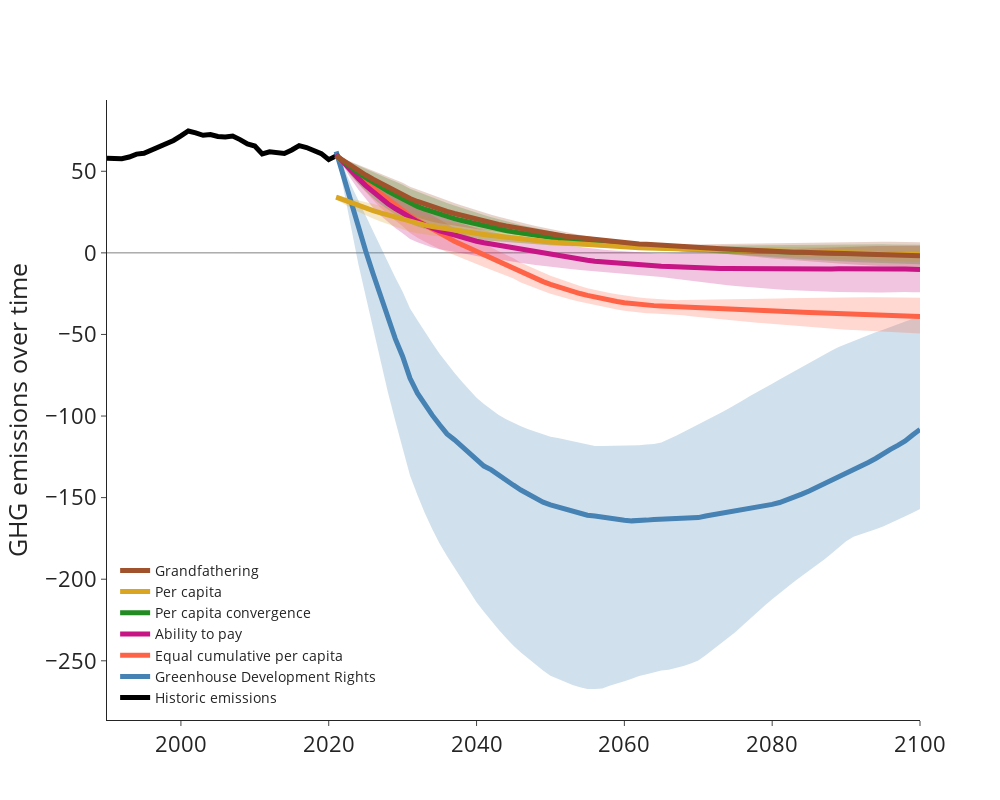

The code cell stored with this chart in its notebook:
### Markdown cell above
## Plot

### Code cell
for REG in ['IRL']:
    xr_nld = xr.open_dataset("K:/ECEMF/T5.2/Allocations/xr_alloc_"+REG+".nc")
    fig = make_subplots(rows=1, cols=1,
                        #subplot_titles=["<b>Allocations over time", "<b>Full-century budgets"],
                        horizontal_spacing = 0.12, vertical_spacing=0.06)

    # Lineplots
    fig.add_traces(go.Scatter(x=xr_dataread.Time.sel(Time=np.arange(1990, 2022)),
                            y=xr_dataread.sel(Region=REG).GHG_hist.sel(Time=np.arange(1990, 2022)),
                            name='Historic emissions',
                            line={'color': 'black', 'width': 5},
                            mode='lines',
                            showlegend=True), 1, 1)
    fig.add_traces(go.Scatter(x=xr_dataread.Time.sel(Time=np.arange(1990, 2101)),
                            y=[0]*len(xr_dataread.Time.sel(Time=np.arange(1990, 2101))),
                            line={'color': 'black', 'width': 0.5},
                            mode='lines',
                            showlegend=False), 1, 1)
                            
    for rule_i, rule in enumerate(rules_b[::-1]):
        rulecol = rulecolors[::-1][rule_i]
        col = "rgba("+str(webcolors.name_to_rgb(rulecol)[0])+','+str(webcolors.name_to_rgb(rulecol)[1])+','+str(webcolors.name_to_rgb(rulecol)[2])+',0.25)'
        fig.add_traces(go.Scatter(x=xr_nld.Time,
                                y=xr_nld.sel(Temperature=1.5, Risk=[0.5]).min(dim=['NegEmis', 'TrajUnc', 'Risk', 'Scenario', 'Convergence_year'])[rule],
                                name=rulenames[::-1][rule_i],
                                line={'color': col, 'width': 0},
                                mode='lines',
                                showlegend=False))
        fig.add_traces(go.Scatter(x=xr_nld.Time,
                                y=xr_nld.sel(Temperature=1.5, Risk=[0.5]).max(dim=['NegEmis', 'TrajUnc', 'Risk', 'Scenario', 'Convergence_year'])[rule],
                                name=rulenames[::-1][rule_i],
                                line={'color': 'black', 'width': 0},
                                mode='lines',
                                opacity=0.3,
                                fill='tonexty',
                                fillcolor=col,
                                showlegend=False))

    for rule_i, rule in enumerate(rules_b[::-1]):
        rulecol = rulecolors[::-1][rule_i]
        col = "rgba("+str(webcolors.name_to_rgb(rulecol)[0])+','+str(webcolors.name_to_rgb(rulecol)[1])+','+str(webcolors.name_to_rgb(rulecol)[2])+',0.25)'
        fig.add_traces(go.Scatter(x=xr_nld.Time,
                                y=xr_nld.sel(Temperature=1.5, Risk=[0.5]).median(dim=['NegEmis', 'TrajUnc', 'Risk', 'Scenario', 'Convergence_year'])[rule],
                                name=rulenames[::-1][rule_i],
                                line={'color': rulecolors[::-1][rule_i], 'width': 5},
                                mode='lines',
                                showlegend=True))
        
    # # Full-century budgets
    # for rule_i, rule in enumerate(rules_b):
    #     for T_i, T in enumerate([1.5, 2.0]):
    #         vals = np.array(xr_nld.sel(Temperature=T, Risk=[0.5, 0.67][T_i])[rule].sum(dim='Time')).flatten()/1e3
    #         vals[vals == 0] = np.nan
    #         fig.add_traces(go.Violin(x=[rule]*len(vals),
    #                                 y=vals,
    #                                 showlegend=False,
    #                                 points=False,
    #                                 opacity=1.0-T_i*0.7,
    #                                 line={'color': 'black', 'width': 3},
    #                                 line_color=rulecolors[rule_i]),
    #                         1, 2
    #                         )

    fig.update_layout(height=800, width=1000, template='simple_white')
    fig.update_yaxes(tickfont=dict(size=22), row=1, col=1, title='GHG emissions over time', titlefont=(dict(size=25)))
    fig.update_xaxes(tickfont=dict(size=22), row=1, col=1, range=(1990, 2100))
    # fig.update_yaxes(tickfont=dict(size=22), row=1, col=2, title='GHG emission budgets ('+REG+')<br>[Gt CO<sub>2</sub>e]', titlefont=(dict(size=25)))
    # fig.update_xaxes(tickfont=dict(size=22), row=1, col=2)
    fig.update_layout(legend=dict(x=0.01, y=0.01, xanchor='left', yanchor='bottom', font={'size':14}))
    fig.update_annotations(font_size=25)
    fig.write_image("X:/user/dekkerm/Projects/ECEMF_T5.2/Figures/Presentations/Pathways_"+REG+".png", scale=3)
    fig.show()
